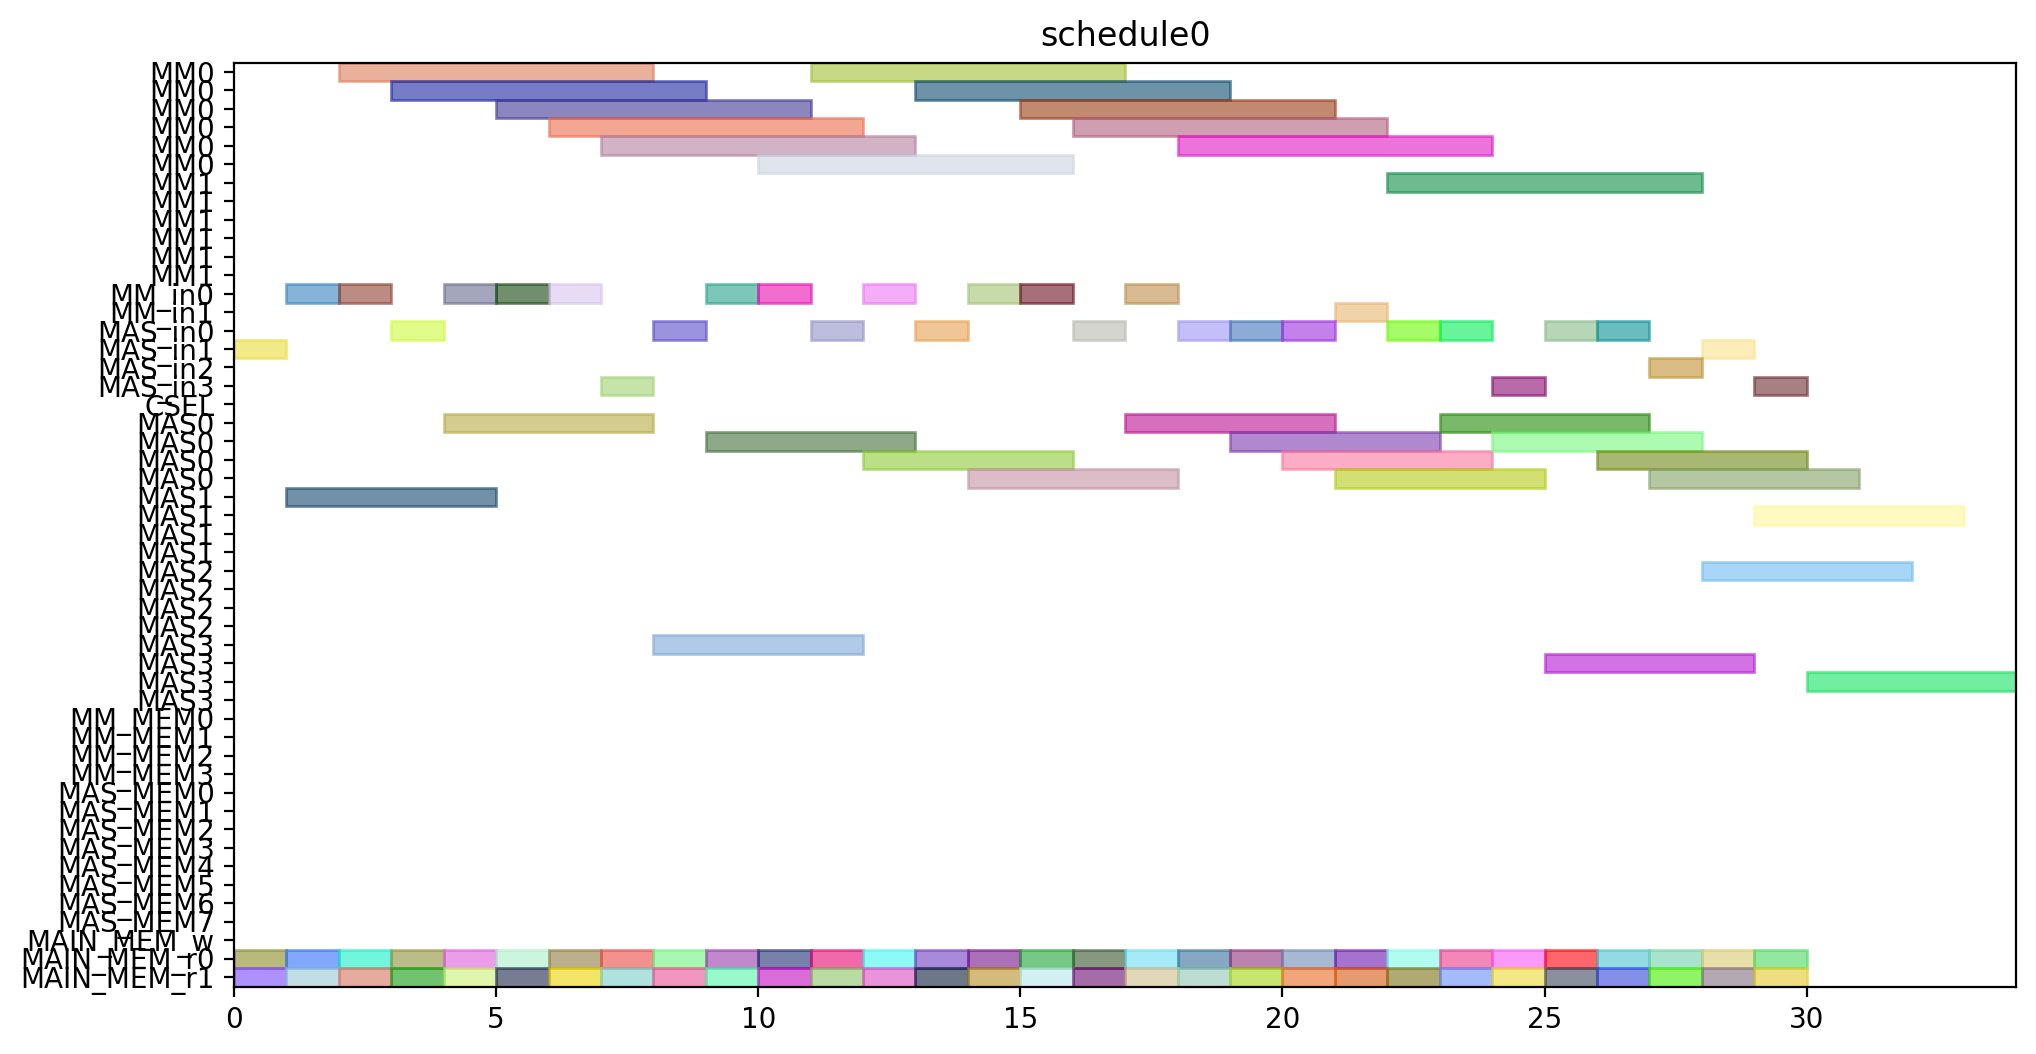

Generate this figure with Python:
from pyschedule import Scenario, solvers, plotters, alt


def solve():
	horizon = 120
	S = Scenario("schedule0", horizon=horizon)

	# resource
	MM = S.Resources('MM', num=2, size=6)
	MM_in = S.Resources('MM_in', num=2)
	MAS_in = S.Resources('MAS_in', num=4)
	CSEL = S.Resource('CSEL')
	MAS = S.Resources('MAS', num=4, size=4, periods=range(1, horizon))
	MM_MEM = S.Resources('MM_MEM', num=4)
	MAS_MEM = S.Resources('MAS_MEM', num=8)
	MAIN_MEM_w = S.Resource('MAIN_MEM_w', size=1)
	MAIN_MEM_r = S.Resources('MAIN_MEM_r', num=2)

	# result of previous scheduling

	# new tasks
	T1_t0 = S.Task('T1_t0', length=4, delay_cost=1)
	T1_t0 += alt(MAS)
	T1_t0_in = S.Task('T1_t0_in', length=1, delay_cost=1)
	T1_t0_in += alt(MAS_in)
	S += T1_t0_in*MAS_in[0]<=T1_t0*MAS[0]

	S += T1_t0_in*MAS_in[1]<=T1_t0*MAS[1]

	S += T1_t0_in*MAS_in[2]<=T1_t0*MAS[2]

	S += T1_t0_in*MAS_in[3]<=T1_t0*MAS[3]

	T1_t0_mem0 = S.Task('T1_t0_mem0', length=1, delay_cost=1)
	T1_t0_mem0 += MAIN_MEM_r[0]
	S += T1_t0_mem0 <= T1_t0

	T1_t0_mem1 = S.Task('T1_t0_mem1', length=1, delay_cost=1)
	T1_t0_mem1 += MAIN_MEM_r[1]
	S += T1_t0_mem1 <= T1_t0

	T1_t1 = S.Task('T1_t1', length=4, delay_cost=1)
	T1_t1 += alt(MAS)
	T1_t1_in = S.Task('T1_t1_in', length=1, delay_cost=1)
	T1_t1_in += alt(MAS_in)
	S += T1_t1_in*MAS_in[0]<=T1_t1*MAS[0]

	S += T1_t1_in*MAS_in[1]<=T1_t1*MAS[1]

	S += T1_t1_in*MAS_in[2]<=T1_t1*MAS[2]

	S += T1_t1_in*MAS_in[3]<=T1_t1*MAS[3]

	T1_t1_mem0 = S.Task('T1_t1_mem0', length=1, delay_cost=1)
	T1_t1_mem0 += MAIN_MEM_r[0]
	S += T1_t1_mem0 <= T1_t1

	T1_t1_mem1 = S.Task('T1_t1_mem1', length=1, delay_cost=1)
	T1_t1_mem1 += MAIN_MEM_r[1]
	S += T1_t1_mem1 <= T1_t1

	T1_t3 = S.Task('T1_t3', length=6, delay_cost=1)
	T1_t3 += alt(MM)
	T1_t3_in = S.Task('T1_t3_in', length=1, delay_cost=1)
	T1_t3_in += alt(MM_in)
	S += T1_t3_in*MM_in[0]<=T1_t3*MM[0]
	S += T1_t3_in*MM_in[1]<=T1_t3*MM[1]
	T1_t3_mem0 = S.Task('T1_t3_mem0', length=1, delay_cost=1)
	T1_t3_mem0 += MAIN_MEM_r[0]
	S += T1_t3_mem0 <= T1_t3

	T1_t3_mem1 = S.Task('T1_t3_mem1', length=1, delay_cost=1)
	T1_t3_mem1 += MAIN_MEM_r[1]
	S += T1_t3_mem1 <= T1_t3

	T2_t0 = S.Task('T2_t0', length=6, delay_cost=1)
	T2_t0 += alt(MM)
	T2_t0_in = S.Task('T2_t0_in', length=1, delay_cost=1)
	T2_t0_in += alt(MM_in)
	S += T2_t0_in*MM_in[0]<=T2_t0*MM[0]
	S += T2_t0_in*MM_in[1]<=T2_t0*MM[1]
	T2_t0_mem0 = S.Task('T2_t0_mem0', length=1, delay_cost=1)
	T2_t0_mem0 += MAIN_MEM_r[0]
	S += T2_t0_mem0 <= T2_t0

	T2_t0_mem1 = S.Task('T2_t0_mem1', length=1, delay_cost=1)
	T2_t0_mem1 += MAIN_MEM_r[1]
	S += T2_t0_mem1 <= T2_t0

	T2_t1 = S.Task('T2_t1', length=6, delay_cost=1)
	T2_t1 += alt(MM)
	T2_t1_in = S.Task('T2_t1_in', length=1, delay_cost=1)
	T2_t1_in += alt(MM_in)
	S += T2_t1_in*MM_in[0]<=T2_t1*MM[0]
	S += T2_t1_in*MM_in[1]<=T2_t1*MM[1]
	T2_t1_mem0 = S.Task('T2_t1_mem0', length=1, delay_cost=1)
	T2_t1_mem0 += MAIN_MEM_r[0]
	S += T2_t1_mem0 <= T2_t1

	T2_t1_mem1 = S.Task('T2_t1_mem1', length=1, delay_cost=1)
	T2_t1_mem1 += MAIN_MEM_r[1]
	S += T2_t1_mem1 <= T2_t1

	T2_t2 = S.Task('T2_t2', length=4, delay_cost=1)
	T2_t2 += alt(MAS)
	T2_t2_in = S.Task('T2_t2_in', length=1, delay_cost=1)
	T2_t2_in += alt(MAS_in)
	S += T2_t2_in*MAS_in[0]<=T2_t2*MAS[0]

	S += T2_t2_in*MAS_in[1]<=T2_t2*MAS[1]

	S += T2_t2_in*MAS_in[2]<=T2_t2*MAS[2]

	S += T2_t2_in*MAS_in[3]<=T2_t2*MAS[3]

	T2_t2_mem0 = S.Task('T2_t2_mem0', length=1, delay_cost=1)
	T2_t2_mem0 += MAIN_MEM_r[0]
	S += T2_t2_mem0 <= T2_t2

	T2_t2_mem1 = S.Task('T2_t2_mem1', length=1, delay_cost=1)
	T2_t2_mem1 += MAIN_MEM_r[1]
	S += T2_t2_mem1 <= T2_t2

	T2_t3 = S.Task('T2_t3', length=4, delay_cost=1)
	T2_t3 += alt(MAS)
	T2_t3_in = S.Task('T2_t3_in', length=1, delay_cost=1)
	T2_t3_in += alt(MAS_in)
	S += T2_t3_in*MAS_in[0]<=T2_t3*MAS[0]

	S += T2_t3_in*MAS_in[1]<=T2_t3*MAS[1]

	S += T2_t3_in*MAS_in[2]<=T2_t3*MAS[2]

	S += T2_t3_in*MAS_in[3]<=T2_t3*MAS[3]

	T2_t3_mem0 = S.Task('T2_t3_mem0', length=1, delay_cost=1)
	T2_t3_mem0 += MAIN_MEM_r[0]
	S += T2_t3_mem0 <= T2_t3

	T2_t3_mem1 = S.Task('T2_t3_mem1', length=1, delay_cost=1)
	T2_t3_mem1 += MAIN_MEM_r[1]
	S += T2_t3_mem1 <= T2_t3

	T3_t0 = S.Task('T3_t0', length=6, delay_cost=1)
	T3_t0 += alt(MM)
	T3_t0_in = S.Task('T3_t0_in', length=1, delay_cost=1)
	T3_t0_in += alt(MM_in)
	S += T3_t0_in*MM_in[0]<=T3_t0*MM[0]
	S += T3_t0_in*MM_in[1]<=T3_t0*MM[1]
	T3_t0_mem0 = S.Task('T3_t0_mem0', length=1, delay_cost=1)
	T3_t0_mem0 += MAIN_MEM_r[0]
	S += T3_t0_mem0 <= T3_t0

	T3_t0_mem1 = S.Task('T3_t0_mem1', length=1, delay_cost=1)
	T3_t0_mem1 += MAIN_MEM_r[1]
	S += T3_t0_mem1 <= T3_t0

	T3_t1 = S.Task('T3_t1', length=6, delay_cost=1)
	T3_t1 += alt(MM)
	T3_t1_in = S.Task('T3_t1_in', length=1, delay_cost=1)
	T3_t1_in += alt(MM_in)
	S += T3_t1_in*MM_in[0]<=T3_t1*MM[0]
	S += T3_t1_in*MM_in[1]<=T3_t1*MM[1]
	T3_t1_mem0 = S.Task('T3_t1_mem0', length=1, delay_cost=1)
	T3_t1_mem0 += MAIN_MEM_r[0]
	S += T3_t1_mem0 <= T3_t1

	T3_t1_mem1 = S.Task('T3_t1_mem1', length=1, delay_cost=1)
	T3_t1_mem1 += MAIN_MEM_r[1]
	S += T3_t1_mem1 <= T3_t1

	T3_t2 = S.Task('T3_t2', length=4, delay_cost=1)
	T3_t2 += alt(MAS)
	T3_t2_in = S.Task('T3_t2_in', length=1, delay_cost=1)
	T3_t2_in += alt(MAS_in)
	S += T3_t2_in*MAS_in[0]<=T3_t2*MAS[0]

	S += T3_t2_in*MAS_in[1]<=T3_t2*MAS[1]

	S += T3_t2_in*MAS_in[2]<=T3_t2*MAS[2]

	S += T3_t2_in*MAS_in[3]<=T3_t2*MAS[3]

	T3_t2_mem0 = S.Task('T3_t2_mem0', length=1, delay_cost=1)
	T3_t2_mem0 += MAIN_MEM_r[0]
	S += T3_t2_mem0 <= T3_t2

	T3_t2_mem1 = S.Task('T3_t2_mem1', length=1, delay_cost=1)
	T3_t2_mem1 += MAIN_MEM_r[1]
	S += T3_t2_mem1 <= T3_t2

	T3_t3 = S.Task('T3_t3', length=4, delay_cost=1)
	T3_t3 += alt(MAS)
	T3_t3_in = S.Task('T3_t3_in', length=1, delay_cost=1)
	T3_t3_in += alt(MAS_in)
	S += T3_t3_in*MAS_in[0]<=T3_t3*MAS[0]

	S += T3_t3_in*MAS_in[1]<=T3_t3*MAS[1]

	S += T3_t3_in*MAS_in[2]<=T3_t3*MAS[2]

	S += T3_t3_in*MAS_in[3]<=T3_t3*MAS[3]

	T3_t3_mem0 = S.Task('T3_t3_mem0', length=1, delay_cost=1)
	T3_t3_mem0 += MAIN_MEM_r[0]
	S += T3_t3_mem0 <= T3_t3

	T3_t3_mem1 = S.Task('T3_t3_mem1', length=1, delay_cost=1)
	T3_t3_mem1 += MAIN_MEM_r[1]
	S += T3_t3_mem1 <= T3_t3

	T4_t0 = S.Task('T4_t0', length=6, delay_cost=1)
	T4_t0 += alt(MM)
	T4_t0_in = S.Task('T4_t0_in', length=1, delay_cost=1)
	T4_t0_in += alt(MM_in)
	S += T4_t0_in*MM_in[0]<=T4_t0*MM[0]
	S += T4_t0_in*MM_in[1]<=T4_t0*MM[1]
	T4_t0_mem0 = S.Task('T4_t0_mem0', length=1, delay_cost=1)
	T4_t0_mem0 += MAIN_MEM_r[0]
	S += T4_t0_mem0 <= T4_t0

	T4_t0_mem1 = S.Task('T4_t0_mem1', length=1, delay_cost=1)
	T4_t0_mem1 += MAIN_MEM_r[1]
	S += T4_t0_mem1 <= T4_t0

	T4_t1 = S.Task('T4_t1', length=6, delay_cost=1)
	T4_t1 += alt(MM)
	T4_t1_in = S.Task('T4_t1_in', length=1, delay_cost=1)
	T4_t1_in += alt(MM_in)
	S += T4_t1_in*MM_in[0]<=T4_t1*MM[0]
	S += T4_t1_in*MM_in[1]<=T4_t1*MM[1]
	T4_t1_mem0 = S.Task('T4_t1_mem0', length=1, delay_cost=1)
	T4_t1_mem0 += MAIN_MEM_r[0]
	S += T4_t1_mem0 <= T4_t1

	T4_t1_mem1 = S.Task('T4_t1_mem1', length=1, delay_cost=1)
	T4_t1_mem1 += MAIN_MEM_r[1]
	S += T4_t1_mem1 <= T4_t1

	T4_t2 = S.Task('T4_t2', length=4, delay_cost=1)
	T4_t2 += alt(MAS)
	T4_t2_in = S.Task('T4_t2_in', length=1, delay_cost=1)
	T4_t2_in += alt(MAS_in)
	S += T4_t2_in*MAS_in[0]<=T4_t2*MAS[0]

	S += T4_t2_in*MAS_in[1]<=T4_t2*MAS[1]

	S += T4_t2_in*MAS_in[2]<=T4_t2*MAS[2]

	S += T4_t2_in*MAS_in[3]<=T4_t2*MAS[3]

	T4_t2_mem0 = S.Task('T4_t2_mem0', length=1, delay_cost=1)
	T4_t2_mem0 += MAIN_MEM_r[0]
	S += T4_t2_mem0 <= T4_t2

	T4_t2_mem1 = S.Task('T4_t2_mem1', length=1, delay_cost=1)
	T4_t2_mem1 += MAIN_MEM_r[1]
	S += T4_t2_mem1 <= T4_t2

	T4_t3 = S.Task('T4_t3', length=4, delay_cost=1)
	T4_t3 += alt(MAS)
	T4_t3_in = S.Task('T4_t3_in', length=1, delay_cost=1)
	T4_t3_in += alt(MAS_in)
	S += T4_t3_in*MAS_in[0]<=T4_t3*MAS[0]

	S += T4_t3_in*MAS_in[1]<=T4_t3*MAS[1]

	S += T4_t3_in*MAS_in[2]<=T4_t3*MAS[2]

	S += T4_t3_in*MAS_in[3]<=T4_t3*MAS[3]

	T4_t3_mem0 = S.Task('T4_t3_mem0', length=1, delay_cost=1)
	T4_t3_mem0 += MAIN_MEM_r[0]
	S += T4_t3_mem0 <= T4_t3

	T4_t3_mem1 = S.Task('T4_t3_mem1', length=1, delay_cost=1)
	T4_t3_mem1 += MAIN_MEM_r[1]
	S += T4_t3_mem1 <= T4_t3

	T5_t0 = S.Task('T5_t0', length=4, delay_cost=1)
	T5_t0 += alt(MAS)
	T5_t0_in = S.Task('T5_t0_in', length=1, delay_cost=1)
	T5_t0_in += alt(MAS_in)
	S += T5_t0_in*MAS_in[0]<=T5_t0*MAS[0]

	S += T5_t0_in*MAS_in[1]<=T5_t0*MAS[1]

	S += T5_t0_in*MAS_in[2]<=T5_t0*MAS[2]

	S += T5_t0_in*MAS_in[3]<=T5_t0*MAS[3]

	T5_t0_mem0 = S.Task('T5_t0_mem0', length=1, delay_cost=1)
	T5_t0_mem0 += MAIN_MEM_r[0]
	S += T5_t0_mem0 <= T5_t0

	T5_t0_mem1 = S.Task('T5_t0_mem1', length=1, delay_cost=1)
	T5_t0_mem1 += MAIN_MEM_r[1]
	S += T5_t0_mem1 <= T5_t0

	T5_t1 = S.Task('T5_t1', length=4, delay_cost=1)
	T5_t1 += alt(MAS)
	T5_t1_in = S.Task('T5_t1_in', length=1, delay_cost=1)
	T5_t1_in += alt(MAS_in)
	S += T5_t1_in*MAS_in[0]<=T5_t1*MAS[0]

	S += T5_t1_in*MAS_in[1]<=T5_t1*MAS[1]

	S += T5_t1_in*MAS_in[2]<=T5_t1*MAS[2]

	S += T5_t1_in*MAS_in[3]<=T5_t1*MAS[3]

	T5_t1_mem0 = S.Task('T5_t1_mem0', length=1, delay_cost=1)
	T5_t1_mem0 += MAIN_MEM_r[0]
	S += T5_t1_mem0 <= T5_t1

	T5_t1_mem1 = S.Task('T5_t1_mem1', length=1, delay_cost=1)
	T5_t1_mem1 += MAIN_MEM_r[1]
	S += T5_t1_mem1 <= T5_t1

	T5_t3 = S.Task('T5_t3', length=6, delay_cost=1)
	T5_t3 += alt(MM)
	T5_t3_in = S.Task('T5_t3_in', length=1, delay_cost=1)
	T5_t3_in += alt(MM_in)
	S += T5_t3_in*MM_in[0]<=T5_t3*MM[0]
	S += T5_t3_in*MM_in[1]<=T5_t3*MM[1]
	T5_t3_mem0 = S.Task('T5_t3_mem0', length=1, delay_cost=1)
	T5_t3_mem0 += MAIN_MEM_r[0]
	S += T5_t3_mem0 <= T5_t3

	T5_t3_mem1 = S.Task('T5_t3_mem1', length=1, delay_cost=1)
	T5_t3_mem1 += MAIN_MEM_r[1]
	S += T5_t3_mem1 <= T5_t3

	T6_t0 = S.Task('T6_t0', length=6, delay_cost=1)
	T6_t0 += alt(MM)
	T6_t0_in = S.Task('T6_t0_in', length=1, delay_cost=1)
	T6_t0_in += alt(MM_in)
	S += T6_t0_in*MM_in[0]<=T6_t0*MM[0]
	S += T6_t0_in*MM_in[1]<=T6_t0*MM[1]
	T6_t0_mem0 = S.Task('T6_t0_mem0', length=1, delay_cost=1)
	T6_t0_mem0 += MAIN_MEM_r[0]
	S += T6_t0_mem0 <= T6_t0

	T6_t0_mem1 = S.Task('T6_t0_mem1', length=1, delay_cost=1)
	T6_t0_mem1 += MAIN_MEM_r[1]
	S += T6_t0_mem1 <= T6_t0

	T6_t1 = S.Task('T6_t1', length=6, delay_cost=1)
	T6_t1 += alt(MM)
	T6_t1_in = S.Task('T6_t1_in', length=1, delay_cost=1)
	T6_t1_in += alt(MM_in)
	S += T6_t1_in*MM_in[0]<=T6_t1*MM[0]
	S += T6_t1_in*MM_in[1]<=T6_t1*MM[1]
	T6_t1_mem0 = S.Task('T6_t1_mem0', length=1, delay_cost=1)
	T6_t1_mem0 += MAIN_MEM_r[0]
	S += T6_t1_mem0 <= T6_t1

	T6_t1_mem1 = S.Task('T6_t1_mem1', length=1, delay_cost=1)
	T6_t1_mem1 += MAIN_MEM_r[1]
	S += T6_t1_mem1 <= T6_t1

	T6_t2 = S.Task('T6_t2', length=4, delay_cost=1)
	T6_t2 += alt(MAS)
	T6_t2_in = S.Task('T6_t2_in', length=1, delay_cost=1)
	T6_t2_in += alt(MAS_in)
	S += T6_t2_in*MAS_in[0]<=T6_t2*MAS[0]

	S += T6_t2_in*MAS_in[1]<=T6_t2*MAS[1]

	S += T6_t2_in*MAS_in[2]<=T6_t2*MAS[2]

	S += T6_t2_in*MAS_in[3]<=T6_t2*MAS[3]

	T6_t2_mem0 = S.Task('T6_t2_mem0', length=1, delay_cost=1)
	T6_t2_mem0 += MAIN_MEM_r[0]
	S += T6_t2_mem0 <= T6_t2

	T6_t2_mem1 = S.Task('T6_t2_mem1', length=1, delay_cost=1)
	T6_t2_mem1 += MAIN_MEM_r[1]
	S += T6_t2_mem1 <= T6_t2

	T6_t3 = S.Task('T6_t3', length=4, delay_cost=1)
	T6_t3 += alt(MAS)
	T6_t3_in = S.Task('T6_t3_in', length=1, delay_cost=1)
	T6_t3_in += alt(MAS_in)
	S += T6_t3_in*MAS_in[0]<=T6_t3*MAS[0]

	S += T6_t3_in*MAS_in[1]<=T6_t3*MAS[1]

	S += T6_t3_in*MAS_in[2]<=T6_t3*MAS[2]

	S += T6_t3_in*MAS_in[3]<=T6_t3*MAS[3]

	T6_t3_mem0 = S.Task('T6_t3_mem0', length=1, delay_cost=1)
	T6_t3_mem0 += MAIN_MEM_r[0]
	S += T6_t3_mem0 <= T6_t3

	T6_t3_mem1 = S.Task('T6_t3_mem1', length=1, delay_cost=1)
	T6_t3_mem1 += MAIN_MEM_r[1]
	S += T6_t3_mem1 <= T6_t3

	T7_t0 = S.Task('T7_t0', length=6, delay_cost=1)
	T7_t0 += alt(MM)
	T7_t0_in = S.Task('T7_t0_in', length=1, delay_cost=1)
	T7_t0_in += alt(MM_in)
	S += T7_t0_in*MM_in[0]<=T7_t0*MM[0]
	S += T7_t0_in*MM_in[1]<=T7_t0*MM[1]
	T7_t0_mem0 = S.Task('T7_t0_mem0', length=1, delay_cost=1)
	T7_t0_mem0 += MAIN_MEM_r[0]
	S += T7_t0_mem0 <= T7_t0

	T7_t0_mem1 = S.Task('T7_t0_mem1', length=1, delay_cost=1)
	T7_t0_mem1 += MAIN_MEM_r[1]
	S += T7_t0_mem1 <= T7_t0

	T7_t1 = S.Task('T7_t1', length=6, delay_cost=1)
	T7_t1 += alt(MM)
	T7_t1_in = S.Task('T7_t1_in', length=1, delay_cost=1)
	T7_t1_in += alt(MM_in)
	S += T7_t1_in*MM_in[0]<=T7_t1*MM[0]
	S += T7_t1_in*MM_in[1]<=T7_t1*MM[1]
	T7_t1_mem0 = S.Task('T7_t1_mem0', length=1, delay_cost=1)
	T7_t1_mem0 += MAIN_MEM_r[0]
	S += T7_t1_mem0 <= T7_t1

	T7_t1_mem1 = S.Task('T7_t1_mem1', length=1, delay_cost=1)
	T7_t1_mem1 += MAIN_MEM_r[1]
	S += T7_t1_mem1 <= T7_t1

	T7_t2 = S.Task('T7_t2', length=4, delay_cost=1)
	T7_t2 += alt(MAS)
	T7_t2_in = S.Task('T7_t2_in', length=1, delay_cost=1)
	T7_t2_in += alt(MAS_in)
	S += T7_t2_in*MAS_in[0]<=T7_t2*MAS[0]

	S += T7_t2_in*MAS_in[1]<=T7_t2*MAS[1]

	S += T7_t2_in*MAS_in[2]<=T7_t2*MAS[2]

	S += T7_t2_in*MAS_in[3]<=T7_t2*MAS[3]

	T7_t2_mem0 = S.Task('T7_t2_mem0', length=1, delay_cost=1)
	T7_t2_mem0 += MAIN_MEM_r[0]
	S += T7_t2_mem0 <= T7_t2

	T7_t2_mem1 = S.Task('T7_t2_mem1', length=1, delay_cost=1)
	T7_t2_mem1 += MAIN_MEM_r[1]
	S += T7_t2_mem1 <= T7_t2

	T7_t3 = S.Task('T7_t3', length=4, delay_cost=1)
	T7_t3 += alt(MAS)
	T7_t3_in = S.Task('T7_t3_in', length=1, delay_cost=1)
	T7_t3_in += alt(MAS_in)
	S += T7_t3_in*MAS_in[0]<=T7_t3*MAS[0]

	S += T7_t3_in*MAS_in[1]<=T7_t3*MAS[1]

	S += T7_t3_in*MAS_in[2]<=T7_t3*MAS[2]

	S += T7_t3_in*MAS_in[3]<=T7_t3*MAS[3]

	T7_t3_mem0 = S.Task('T7_t3_mem0', length=1, delay_cost=1)
	T7_t3_mem0 += MAIN_MEM_r[0]
	S += T7_t3_mem0 <= T7_t3

	T7_t3_mem1 = S.Task('T7_t3_mem1', length=1, delay_cost=1)
	T7_t3_mem1 += MAIN_MEM_r[1]
	S += T7_t3_mem1 <= T7_t3

	T8_t2 = S.Task('T8_t2', length=4, delay_cost=1)
	T8_t2 += alt(MAS)
	T8_t2_in = S.Task('T8_t2_in', length=1, delay_cost=1)
	T8_t2_in += alt(MAS_in)
	S += T8_t2_in*MAS_in[0]<=T8_t2*MAS[0]

	S += T8_t2_in*MAS_in[1]<=T8_t2*MAS[1]

	S += T8_t2_in*MAS_in[2]<=T8_t2*MAS[2]

	S += T8_t2_in*MAS_in[3]<=T8_t2*MAS[3]

	T8_t2_mem0 = S.Task('T8_t2_mem0', length=1, delay_cost=1)
	T8_t2_mem0 += MAIN_MEM_r[0]
	S += T8_t2_mem0 <= T8_t2

	T8_t2_mem1 = S.Task('T8_t2_mem1', length=1, delay_cost=1)
	T8_t2_mem1 += MAIN_MEM_r[1]
	S += T8_t2_mem1 <= T8_t2

	T9_t2 = S.Task('T9_t2', length=4, delay_cost=1)
	T9_t2 += alt(MAS)
	T9_t2_in = S.Task('T9_t2_in', length=1, delay_cost=1)
	T9_t2_in += alt(MAS_in)
	S += T9_t2_in*MAS_in[0]<=T9_t2*MAS[0]

	S += T9_t2_in*MAS_in[1]<=T9_t2*MAS[1]

	S += T9_t2_in*MAS_in[2]<=T9_t2*MAS[2]

	S += T9_t2_in*MAS_in[3]<=T9_t2*MAS[3]

	T9_t2_mem0 = S.Task('T9_t2_mem0', length=1, delay_cost=1)
	T9_t2_mem0 += MAIN_MEM_r[0]
	S += T9_t2_mem0 <= T9_t2

	T9_t2_mem1 = S.Task('T9_t2_mem1', length=1, delay_cost=1)
	T9_t2_mem1 += MAIN_MEM_r[1]
	S += T9_t2_mem1 <= T9_t2

	T10_t2 = S.Task('T10_t2', length=4, delay_cost=1)
	T10_t2 += alt(MAS)
	T10_t2_in = S.Task('T10_t2_in', length=1, delay_cost=1)
	T10_t2_in += alt(MAS_in)
	S += T10_t2_in*MAS_in[0]<=T10_t2*MAS[0]

	S += T10_t2_in*MAS_in[1]<=T10_t2*MAS[1]

	S += T10_t2_in*MAS_in[2]<=T10_t2*MAS[2]

	S += T10_t2_in*MAS_in[3]<=T10_t2*MAS[3]

	T10_t2_mem0 = S.Task('T10_t2_mem0', length=1, delay_cost=1)
	T10_t2_mem0 += MAIN_MEM_r[0]
	S += T10_t2_mem0 <= T10_t2

	T10_t2_mem1 = S.Task('T10_t2_mem1', length=1, delay_cost=1)
	T10_t2_mem1 += MAIN_MEM_r[1]
	S += T10_t2_mem1 <= T10_t2

	T11_t2 = S.Task('T11_t2', length=4, delay_cost=1)
	T11_t2 += alt(MAS)
	T11_t2_in = S.Task('T11_t2_in', length=1, delay_cost=1)
	T11_t2_in += alt(MAS_in)
	S += T11_t2_in*MAS_in[0]<=T11_t2*MAS[0]

	S += T11_t2_in*MAS_in[1]<=T11_t2*MAS[1]

	S += T11_t2_in*MAS_in[2]<=T11_t2*MAS[2]

	S += T11_t2_in*MAS_in[3]<=T11_t2*MAS[3]

	T11_t2_mem0 = S.Task('T11_t2_mem0', length=1, delay_cost=1)
	T11_t2_mem0 += MAIN_MEM_r[0]
	S += T11_t2_mem0 <= T11_t2

	T11_t2_mem1 = S.Task('T11_t2_mem1', length=1, delay_cost=1)
	T11_t2_mem1 += MAIN_MEM_r[1]
	S += T11_t2_mem1 <= T11_t2

	solvers.mip.solve(S,msg=1,kind='CPLEX',ratio_gap=1.01)

	solution = [['hoge']*len(S.solution()[1]) for i in range(len(S.solution()))]
	for i in range(len(S.solution())):
		for j in range(len(S.solution()[i])):
			solution[i][j]=str(S.solution()[i][j])
	print(solution)

	cycles = int(solution[-1][3])

	pic_file_name = "/mnt/rose/usr1/fukuda/ABE/multiRAM_multiMAS_16mux/scheduling_result/stage6MM2_stage4MAS4/EP2_LADDERMUL/schedule0.png"
	if(S.solution() != []):
		plotters.matplotlib.plot(S,img_filename=pic_file_name, show_task_labels=False, fig_size=(cycles*0.25+3, 6))

	return solution
